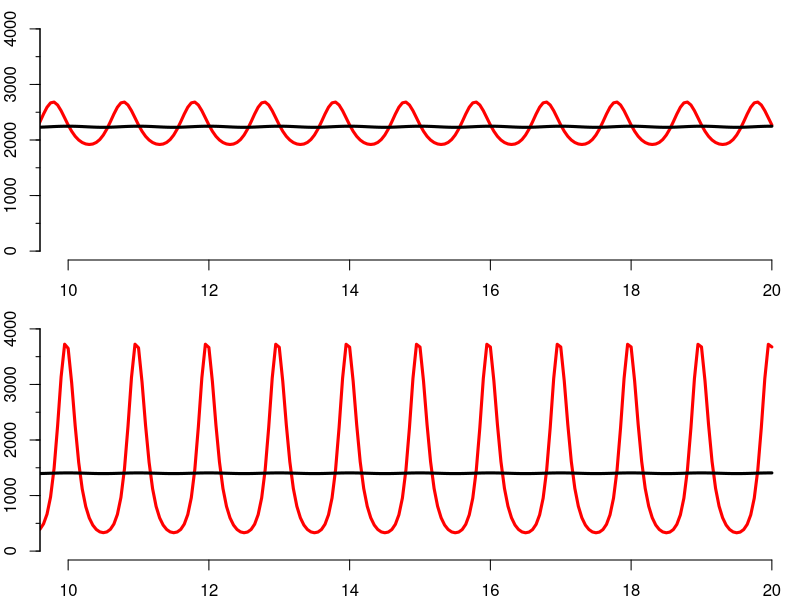

Here is the R script that generated this plot:
# dushoff2004.R
# JRCP 01 July 2014

rm(list=ls())
require(deSolve)

## sir() -- Function for numerical analysis of model 1
sir <- function(t,y,parms){
  # The with() function gives access to the named values of parms within the
  # local environment created by the function
  with(c(as.list(y),parms),{
    
    transRate <- beta.t(t,beta0,beta1)*S*I/N
    
    dSdt <- (N-S-I)/LL-transRate
    dIdt <- transRate - I/DD
    # Note: Population size is constant, so don't need to specify dRdt
    list(c(dSdt,dIdt))
  })
}

beta.t <- function(time,beta0,beta1){
  beta0 * (1 + beta1*cos(2*pi*time))
}

R0.t <- function(time,DD,beta0,beta1){
  beta.t(time,beta0,beta1)*DD
}

endemicEq <- function(params){
  with(as.list(params),{
    S.star <- N/(beta0*DD)
    I.star <- (N-S.star)/(1+LL/DD)
    return(c(S=S.star,I=I.star))
  })
}

intrinsicPeriod <- function(params){
  with(as.list(params),
       2*pi*sqrt(DD*LL/(DD*beta0-1))
  )}

# NOTE: methods say value of beta1 used is 0.02, but Figure 1 appears to have been produced using
# a value of 0.04

fig1A <- c(N = 500000,
           LL = 4,
           DD = 0.02,
           beta0 = 500,
           beta1 = 0.04)
init1A <- endemicEq(fig1A)

fig1B <- c(N = 500000,
           LL = 8,
           DD = 0.025,
           beta0 = 400,
           beta1 = 0.04)
init1B <- endemicEq(fig1B)


runSIR <- function(params,time.out = seq(0,20,.05),plot=T,...){
  ts <- lsoda(
    y = endemicEq(params),        # Initial conditions for population
    times = time.out,             # Timepoints for evaluation
    func = sir,                   # Function to evaluate
    parms = params                # Vector of parameters
  )
  out <- list(ts = data.frame(ts),params = params)
  if(plot){
    plotSIR(out,compare=T,...)
  }
  return(out)
}

plotSIR <- function(run,compare=F,ymax=4000,...){
  with(run,{
    plot(ts$time,ts$I,
         xlim=c(10,20),ylim=c(0,ymax),
         xlab="Time (years)",ylab="Number infected",         
         type="l",bty="n",...)
    axis(2,seq(0,ymax,ymax/8),labels=NA,tcl=-.2)
    if(compare){
      with(as.list(params),{
        S.star.t <- N/R0.t(ts$time,DD,beta0,beta1)
        I.star.t <- (N-S.star.t)/(1+LL/DD)
        lines(ts$time,I.star.t,lwd=3)
      })}
  })
}

par(mfcol=c(2,1),mar=c(2,2,1,0))
ts1A <- runSIR(fig1A,col="red",lwd=3)
ts1B <- runSIR(fig1B,col="red",lwd=3)

intrinsicPeriod(fig1A)
intrinsicPeriod(fig1B)
